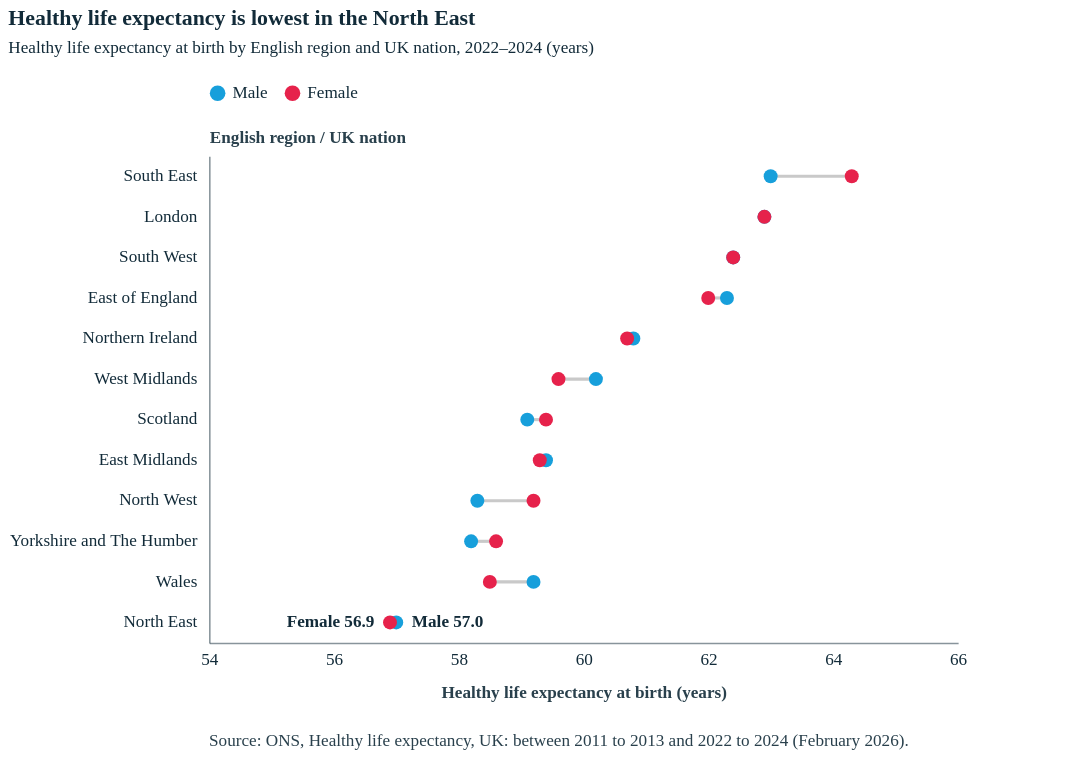

Source (Vega-Lite JSON):
### Vega-Lite specification from a JSON file in a GitHub repository (floating-point values rounded to 4 significant figures)
{"config": {"font": "Circular Std", "mark": {"line": {"interpolate": "linear"}}, "view": {"stroke": "transparent"}, "range": {"category": ["#179fdb", "#e6224b", "#f4c245", "#122b39", "#eb5c2e", "#36b7b4"], "diverging": ["#E6224B", "#E54753", "#C9C9C9", "#179FDB", "#122B39"], "heatmap": ["#C9C9C9", "#179FDB", "#0063AF", "#122B39"], "ordinal": ["#00A767", "#36B7B4", "#179FDB", "#0063AF", "#243B5A"]}, "axisX": {"labelColor": "#122b39", "tickColor": "#122b39", "domainColor": "#122b39", "domainOpacity": 0.5, "gridOpacity": 0, "labelFont": "Circular Std", "labelAngle": 0, "labelAlign": "center", "labelFontSize": 11, "labelPadding": 5, "tickCount": 10, "tickSize": 0, "title": "", "titleColor": "#122b39", "titleOpacity": 0.9, "titlePadding": 10}, "axisY": {"labelColor": "#122b39", "labelFont": "Circular Std", "tickColor": "#122b39", "domainColor": "#122b39", "gridColor": "#122b39", "gridDash": [1, 5], "gridOpacity": 0.5, "labelPadding": 5, "labelFontSize": 11, "domainOpacity": 0.5, "tickSize": 0, "title": null, "titleAlign": "left", "titleAngle": 0, "titleBaseline": "bottom", "titleColor": "#122b39", "titleOpacity": 0.9, "titleX": 0, "titleY": -7}, "legend": {"labelFont": "Circular Std", "titleFont": "Circular Std", "labelFontSize": 11, "labelColor": "#122b39", "title": null, "symbolStrokeWidth": 0, "orient": "top", "direction": "horizontal", "offset": 16}}, "vconcat": [{"layer": [{"data": {"name": "data-c2985c9d643d061def57349aa794c95e"}, "mark": {"type": "rule", "color": "#C9C9C9", "strokeWidth": 2}, "encoding": {"x": {"aggregate": "min", "field": "HLE", "scale": {"domain": [54, 66]}, "type": "quantitative"}, "x2": {"aggregate": "max", "field": "HLE"}, "y": {"axis": {"labelPadding": 8, "title": "English region / UK nation"}, "field": "area", "sort": ["South East", "London", "South West", "East of England", "Northern Ireland", "West Midlands", "Scotland", "East Midlands", "North West", "Yorkshire and The Humber", "Wales", "North East"], "type": "nominal"}}}, {"data": {"name": "data-c2985c9d643d061def57349aa794c95e"}, "mark": {"type": "circle", "opacity": 1, "size": 80}, "encoding": {"color": {"field": "Sex", "scale": {"domain": ["Male", "Female"], "range": ["#179fdb", "#e6224b"]}, "type": "nominal"}, "tooltip": [{"field": "area", "title": "Area", "type": "nominal"}, {"field": "Sex", "type": "nominal"}, {"field": "HLE", "format": ".1f", "title": "HLE (years)", "type": "quantitative"}], "x": {"axis": {"tickCount": 6, "title": "Healthy life expectancy at birth (years)"}, "field": "HLE", "scale": {"domain": [54, 66]}, "type": "quantitative"}, "y": {"axis": {"labelPadding": 8, "title": "English region / UK nation"}, "field": "area", "sort": ["South East", "London", "South West", "East of England", "Northern Ireland", "West Midlands", "Scotland", "East Midlands", "North West", "Yorkshire and The Humber", "Wales", "North East"], "type": "nominal"}}}, {"data": {"name": "data-aebaa97e343cc63a4ceffcf54f6d665d"}, "mark": {"type": "text", "align": "left", "color": "#122b39", "dx": 10, "font": "Circular Std", "fontSize": 11, "fontWeight": 600}, "encoding": {"text": {"field": "label", "type": "nominal"}, "x": {"field": "HLE", "type": "quantitative"}, "y": {"axis": {"labelPadding": 8, "title": "English region / UK nation"}, "field": "area", "sort": ["South East", "London", "South West", "East of England", "Northern Ireland", "West Midlands", "Scotland", "East Midlands", "North West", "Yorkshire and The Humber", "Wales", "North East"], "type": "nominal"}}}, {"data": {"name": "data-d91f1e67d69600d9af29d0631466abd7"}, "mark": {"type": "text", "align": "right", "color": "#122b39", "dx": -10, "font": "Circular Std", "fontSize": 11, "fontWeight": 600}, "encoding": {"text": {"field": "label", "type": "nominal"}, "x": {"field": "HLE", "type": "quantitative"}, "y": {"axis": {"labelPadding": 8, "title": "English region / UK nation"}, "field": "area", "sort": ["South East", "London", "South West", "East of England", "Northern Ireland", "West Midlands", "Scotland", "East Midlands", "North West", "Yorkshire and The Humber", "Wales", "North East"], "type": "nominal"}}}], "height": 312, "width": 480}, {"data": {"name": "data-1a6e815de98cea1911633713d710b3ac"}, "mark": {"type": "text", "align": "left", "baseline": "top", "color": "#122b39", "font": "Circular Std", "fontSize": 11, "lineBreak": "\n", "lineHeight": 14, "opacity": 0.9}, "encoding": {"text": {"field": "t", "type": "nominal"}, "x": {"value": 0}, "y": {"value": 0}}, "height": 14, "width": 560}], "spacing": 18, "title": {"text": "Healthy life expectancy is lowest in the North East", "anchor": "start", "color": "#122b39", "font": "Circular Std", "fontSize": 14, "fontWeight": 600, "offset": 18, "subtitle": "Healthy life expectancy at birth by English region and UK nation, 2022–2024 (years)", "subtitleColor": "#122b39", "subtitleFont": "Circular Std", "subtitleFontSize": 11, "subtitlePadding": 6}, "$schema": "https://vega.github.io/schema/vega-lite/v6.1.0.json", "datasets": {"data-c2985c9d643d061def57349aa794c95e": [{"area": "North East", "Sex": "Male", "HLE": 57.0, "LCI": 56.1, "UCI": 57.9}, {"area": "North East", "Sex": "Female", "HLE": 56.9, "LCI": 55.9, "UCI": 57.9}, {"area": "North West", "Sex": "Male", "HLE": 58.3, "LCI": 57.5, "UCI": 59.0}, {"area": "North West", "Sex": "Female", "HLE": 59.2, "LCI": 58.4, "UCI": 60.0}, {"area": "Yorkshire and The Humber", "Sex": "Male", "HLE": 58.2, "LCI": 57.4, "UCI": 59.1}, {"area": "Yorkshire and The Humber", "Sex": "Female", "HLE": 58.6, "LCI": 57.7, "UCI": 59.5}, {"area": "East Midlands", "Sex": "Male", "HLE": 59.4, "LCI": 58.5, "UCI": 60.4}, {"area": "East Midlands", "Sex": "Female", "HLE": 59.3, "LCI": 58.3, "UCI": 60.4}, {"area": "West Midlands", "Sex": "Male", "HLE": 60.2, "LCI": 59.4, "UCI": 61.0}, {"area": "West Midlands", "Sex": "Female", "HLE": 59.6, "LCI": 58.7, "UCI": 60.5}, {"area": "East of England", "Sex": "Male", "HLE": 62.3, "LCI": 61.5, "UCI": 63.2}, {"area": "East of England", "Sex": "Female", "HLE": 62.0, "LCI": 61.0, "UCI": 63.0}, {"area": "London", "Sex": "Male", "HLE": 62.9, "LCI": 62.1, "UCI": 63.7}, {"area": "London", "Sex": "Female", "HLE": 62.9, "LCI": 62.0, "UCI": 63.9}, {"area": "South East", "Sex": "Male", "HLE": 63.0, "LCI": 62.4, "UCI": 63.6}, {"area": "South East", "Sex": "Female", "HLE": 64.3, "LCI": 63.5, "UCI": 65.0}, {"area": "South West", "Sex": "Male", "HLE": 62.4, "LCI": 61.7, "UCI": 63.2}, {"area": "South West", "Sex": "Female", "HLE": 62.4, "LCI": 61.6, "UCI": 63.3}, {"area": "Northern Ireland", "Sex": "Male", "HLE": 60.8, "LCI": 60.0, "UCI": 61.7}, {"area": "Northern Ireland", "Sex": "Female", "HLE": 60.7, "LCI": 59.8, "UCI": 61.6}, {"area": "Scotland", "Sex": "Male", "HLE": 59.1, "LCI": 58.4, "UCI": 59.8}, {"area": "Scotland", "Sex": "Female", "HLE": 59.4, "LCI": 58.6, "UCI": 60.2}, {"area": "Wales", "Sex": "Male", "HLE": 59.2, "LCI": 58.4, "UCI": 59.9}, {"area": "Wales", "Sex": "Female", "HLE": 58.5, "LCI": 57.6, "UCI": 59.4}], "data-aebaa97e343cc63a4ceffcf54f6d665d": [{"area": "North East", "Sex": "Male", "HLE": 57.0, "LCI": 56.1, "UCI": 57.9, "label": "Male 57.0"}], "data-d91f1e67d69600d9af29d0631466abd7": [{"area": "North East", "Sex": "Female", "HLE": 56.9, "LCI": 55.9, "UCI": 57.9, "label": "Female 56.9"}], "data-1a6e815de98cea1911633713d710b3ac": [{"t": "Source: ONS, Healthy life expectancy, UK: between 2011 to 2013 and 2022 to 2024 (February 2026)."}]}}
